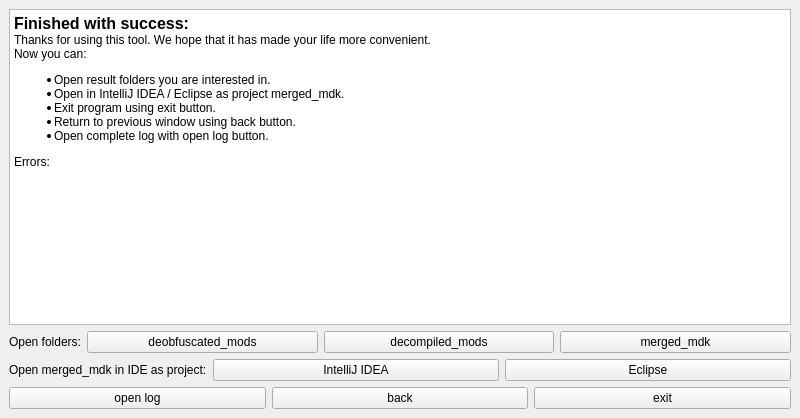
<?xml version="1.0" encoding="UTF-8"?>
<ui version="4.0">
 <class>MDGResultWindow</class>
 <widget class="QMainWindow" name="MDGResultWindow">
  <property name="geometry">
   <rect>
    <x>0</x>
    <y>0</y>
    <width>800</width>
    <height>418</height>
   </rect>
  </property>
  <property name="maximumSize">
   <size>
    <width>16777215</width>
    <height>16777215</height>
   </size>
  </property>
  <property name="windowTitle">
   <string>MDGResltWindow</string>
  </property>
  <property name="windowIcon">
   <iconset resource="../resources.qrc">
    <normaloff>:/images/logo.png</normaloff>:/images/logo.png</iconset>
  </property>
  <widget class="QWidget" name="centralwidget">
   <property name="enabled">
    <bool>true</bool>
   </property>
   <property name="autoFillBackground">
    <bool>false</bool>
   </property>
   <layout class="QVBoxLayout" name="verticalLayout">
    <item>
     <widget class="QTextEdit" name="result_text_edit">
      <property name="readOnly">
       <bool>true</bool>
      </property>
      <property name="html">
       <string>&lt;!DOCTYPE HTML PUBLIC &quot;-//W3C//DTD HTML 4.0//EN&quot; &quot;http://www.w3.org/TR/REC-html40/strict.dtd&quot;&gt;
&lt;html&gt;&lt;head&gt;&lt;meta name=&quot;qrichtext&quot; content=&quot;1&quot; /&gt;&lt;meta charset=&quot;utf-8&quot; /&gt;&lt;style type=&quot;text/css&quot;&gt;
p, li { white-space: pre-wrap; }
hr { height: 1px; border-width: 0; }
li.unchecked::marker { content: &quot;\2610&quot;; }
li.checked::marker { content: &quot;\2612&quot;; }
&lt;/style&gt;&lt;/head&gt;&lt;body style=&quot; font-family:'Segoe UI'; font-size:9pt; font-weight:400; font-style:normal;&quot;&gt;
&lt;p style=&quot; margin-top:0px; margin-bottom:0px; margin-left:0px; margin-right:0px; -qt-block-indent:0; text-indent:0px;&quot;&gt;&lt;span style=&quot; font-size:12pt; font-weight:700;&quot;&gt;Finished with success:&lt;/span&gt;&lt;/p&gt;
&lt;p style=&quot; margin-top:0px; margin-bottom:0px; margin-left:0px; margin-right:0px; -qt-block-indent:0; text-indent:0px;&quot;&gt;Thanks for using this tool. We hope that it has made your life more convenient.&lt;br /&gt;Now you can:&lt;/p&gt;
&lt;ul style=&quot;margin-top: 0px; margin-bottom: 0px; margin-left: 0px; margin-right: 0px; -qt-list-indent: 1;&quot;&gt;
&lt;li style=&quot; margin-top:12px; margin-bottom:0px; margin-left:0px; margin-right:0px; -qt-block-indent:0; text-indent:0px;&quot;&gt;Open result folders you are interested in.&lt;/li&gt;
&lt;li style=&quot; margin-top:0px; margin-bottom:0px; margin-left:0px; margin-right:0px; -qt-block-indent:0; text-indent:0px;&quot;&gt;Open in IntelliJ IDEA / Eclipse as project merged_mdk.&lt;/li&gt;
&lt;li style=&quot; margin-top:0px; margin-bottom:0px; margin-left:0px; margin-right:0px; -qt-block-indent:0; text-indent:0px;&quot;&gt;Exit program using exit button.&lt;/li&gt;
&lt;li style=&quot; margin-top:0px; margin-bottom:0px; margin-left:0px; margin-right:0px; -qt-block-indent:0; text-indent:0px;&quot;&gt;Return to previous window using back button.&lt;/li&gt;
&lt;li style=&quot; margin-top:0px; margin-bottom:12px; margin-left:0px; margin-right:0px; -qt-block-indent:0; text-indent:0px;&quot;&gt;Open complete log with open log button.&lt;/li&gt;&lt;/ul&gt;
&lt;p style=&quot; margin-top:0px; margin-bottom:0px; margin-left:0px; margin-right:0px; -qt-block-indent:0; text-indent:0px;&quot;&gt;Errors:&lt;/p&gt;
&lt;p style=&quot;-qt-paragraph-type:empty; margin-top:0px; margin-bottom:0px; margin-left:0px; margin-right:0px; -qt-block-indent:0; text-indent:0px;&quot;&gt;&lt;br /&gt;&lt;/p&gt;&lt;/body&gt;&lt;/html&gt;</string>
      </property>
     </widget>
    </item>
    <item>
     <layout class="QHBoxLayout" name="horizontalLayout">
      <item>
       <widget class="QLabel" name="label">
        <property name="sizePolicy">
         <sizepolicy hsizetype="Maximum" vsizetype="Preferred">
          <horstretch>0</horstretch>
          <verstretch>0</verstretch>
         </sizepolicy>
        </property>
        <property name="text">
         <string>Open folders:</string>
        </property>
       </widget>
      </item>
      <item>
       <widget class="QPushButton" name="deobfuscated_mods_button">
        <property name="text">
         <string>deobfuscated_mods</string>
        </property>
       </widget>
      </item>
      <item>
       <widget class="QPushButton" name="decompiled_mods_button">
        <property name="text">
         <string>decompiled_mods</string>
        </property>
       </widget>
      </item>
      <item>
       <widget class="QPushButton" name="merged_mdk_button">
        <property name="text">
         <string>merged_mdk</string>
        </property>
       </widget>
      </item>
     </layout>
    </item>
    <item>
     <layout class="QHBoxLayout" name="horizontalLayout_3">
      <item>
       <widget class="QLabel" name="label_2">
        <property name="sizePolicy">
         <sizepolicy hsizetype="Maximum" vsizetype="Preferred">
          <horstretch>0</horstretch>
          <verstretch>0</verstretch>
         </sizepolicy>
        </property>
        <property name="text">
         <string>Open merged_mdk in IDE as project:</string>
        </property>
       </widget>
      </item>
      <item>
       <widget class="QPushButton" name="intellij_idea_button">
        <property name="text">
         <string>IntelliJ IDEA</string>
        </property>
       </widget>
      </item>
      <item>
       <widget class="QPushButton" name="eclipse_button">
        <property name="text">
         <string>Eclipse</string>
        </property>
       </widget>
      </item>
     </layout>
    </item>
    <item>
     <layout class="QHBoxLayout" name="horizontalLayout_2">
      <item>
       <widget class="QPushButton" name="open_log_button">
        <property name="text">
         <string>open log</string>
        </property>
       </widget>
      </item>
      <item>
       <widget class="QPushButton" name="close_button">
        <property name="text">
         <string>back</string>
        </property>
       </widget>
      </item>
      <item>
       <widget class="QPushButton" name="exit_button">
        <property name="text">
         <string>exit</string>
        </property>
       </widget>
      </item>
     </layout>
    </item>
   </layout>
  </widget>
  <widget class="QMenuBar" name="menubar">
   <property name="geometry">
    <rect>
     <x>0</x>
     <y>0</y>
     <width>800</width>
     <height>22</height>
    </rect>
   </property>
  </widget>
 </widget>
 <resources>
  <include location="../resources.qrc"/>
 </resources>
 <connections/>
</ui>
